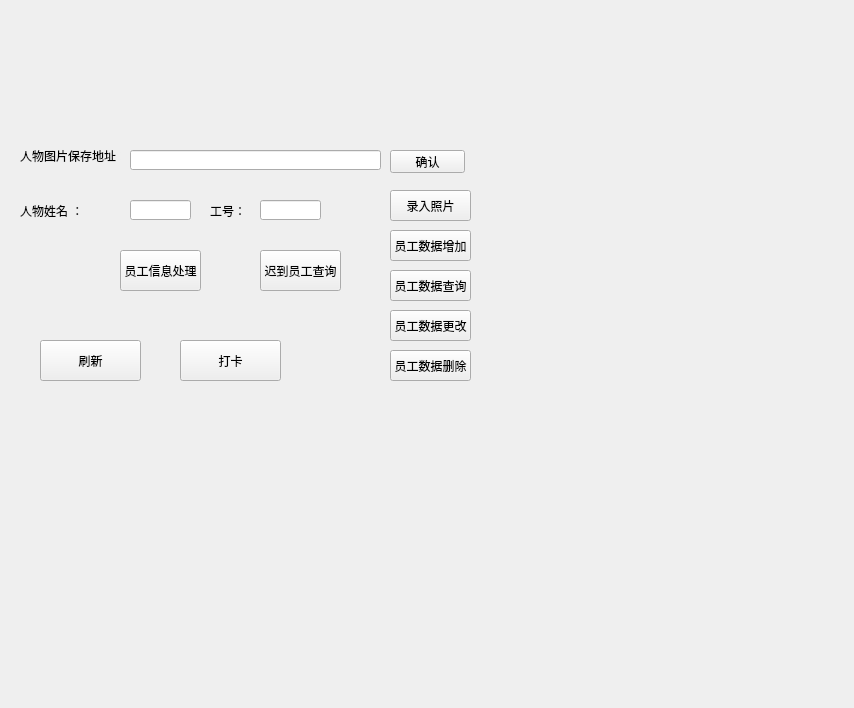
<?xml version="1.0" encoding="UTF-8"?>
<ui version="4.0">
 <class>Form</class>
 <widget class="QWidget" name="Form">
  <property name="geometry">
   <rect>
    <x>0</x>
    <y>0</y>
    <width>854</width>
    <height>708</height>
   </rect>
  </property>
  <property name="windowTitle">
   <string>Form</string>
  </property>
  <widget class="QLabel" name="label">
   <property name="geometry">
    <rect>
     <x>20</x>
     <y>140</y>
     <width>101</width>
     <height>31</height>
    </rect>
   </property>
   <property name="text">
    <string>人物图片保存地址：</string>
   </property>
  </widget>
  <widget class="QLineEdit" name="picsave">
   <property name="geometry">
    <rect>
     <x>130</x>
     <y>150</y>
     <width>251</width>
     <height>20</height>
    </rect>
   </property>
  </widget>
  <widget class="QPushButton" name="ConfirmButton1">
   <property name="geometry">
    <rect>
     <x>390</x>
     <y>150</y>
     <width>75</width>
     <height>23</height>
    </rect>
   </property>
   <property name="text">
    <string>确认</string>
   </property>
  </widget>
  <widget class="QPushButton" name="addButton">
   <property name="geometry">
    <rect>
     <x>390</x>
     <y>230</y>
     <width>81</width>
     <height>31</height>
    </rect>
   </property>
   <property name="text">
    <string>员工数据增加</string>
   </property>
  </widget>
  <widget class="QPushButton" name="TrainButton">
   <property name="geometry">
    <rect>
     <x>120</x>
     <y>250</y>
     <width>81</width>
     <height>41</height>
    </rect>
   </property>
   <property name="text">
    <string>员工信息处理</string>
   </property>
  </widget>
  <widget class="QLabel" name="label_3">
   <property name="geometry">
    <rect>
     <x>20</x>
     <y>200</y>
     <width>111</width>
     <height>21</height>
    </rect>
   </property>
   <property name="text">
    <string>人物姓名 ：</string>
   </property>
  </widget>
  <widget class="QLineEdit" name="picname">
   <property name="geometry">
    <rect>
     <x>130</x>
     <y>200</y>
     <width>61</width>
     <height>20</height>
    </rect>
   </property>
  </widget>
  <widget class="QPushButton" name="BeginButton">
   <property name="geometry">
    <rect>
     <x>180</x>
     <y>340</y>
     <width>101</width>
     <height>41</height>
    </rect>
   </property>
   <property name="text">
    <string>打卡</string>
   </property>
  </widget>
  <widget class="QLabel" name="label_4">
   <property name="geometry">
    <rect>
     <x>210</x>
     <y>200</y>
     <width>111</width>
     <height>21</height>
    </rect>
   </property>
   <property name="text">
    <string>工号：</string>
   </property>
  </widget>
  <widget class="QLineEdit" name="picnumber">
   <property name="geometry">
    <rect>
     <x>260</x>
     <y>200</y>
     <width>61</width>
     <height>20</height>
    </rect>
   </property>
  </widget>
  <widget class="QPushButton" name="RecordButton">
   <property name="geometry">
    <rect>
     <x>390</x>
     <y>190</y>
     <width>81</width>
     <height>31</height>
    </rect>
   </property>
   <property name="text">
    <string>录入照片</string>
   </property>
  </widget>
  <widget class="QPushButton" name="searchButton">
   <property name="geometry">
    <rect>
     <x>390</x>
     <y>270</y>
     <width>81</width>
     <height>31</height>
    </rect>
   </property>
   <property name="text">
    <string>员工数据查询</string>
   </property>
  </widget>
  <widget class="QPushButton" name="changeButton">
   <property name="geometry">
    <rect>
     <x>390</x>
     <y>310</y>
     <width>81</width>
     <height>31</height>
    </rect>
   </property>
   <property name="text">
    <string>员工数据更改</string>
   </property>
  </widget>
  <widget class="QPushButton" name="deleteButton">
   <property name="geometry">
    <rect>
     <x>390</x>
     <y>350</y>
     <width>81</width>
     <height>31</height>
    </rect>
   </property>
   <property name="text">
    <string>员工数据删除</string>
   </property>
  </widget>
  <widget class="QPushButton" name="refreshButton">
   <property name="geometry">
    <rect>
     <x>40</x>
     <y>340</y>
     <width>101</width>
     <height>41</height>
    </rect>
   </property>
   <property name="text">
    <string>刷新</string>
   </property>
  </widget>
  <widget class="QPushButton" name="checkButton">
   <property name="geometry">
    <rect>
     <x>260</x>
     <y>250</y>
     <width>81</width>
     <height>41</height>
    </rect>
   </property>
   <property name="text">
    <string>迟到员工查询</string>
   </property>
  </widget>
 </widget>
 <resources/>
 <connections/>
</ui>
